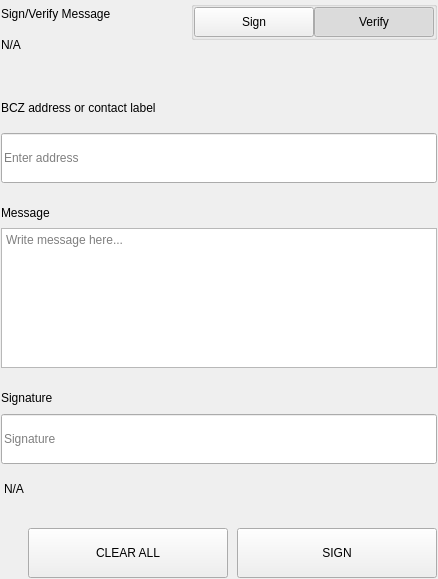
<?xml version="1.0" encoding="UTF-8"?>
<ui version="4.0">
 <class>SettingsSignMessageWidgets</class>
 <widget class="QWidget" name="SettingsSignMessageWidgets">
  <property name="geometry">
   <rect>
    <x>0</x>
    <y>0</y>
    <width>438</width>
    <height>579</height>
   </rect>
  </property>
  <property name="windowTitle">
   <string>Form</string>
  </property>
  <layout class="QVBoxLayout" name="verticalLayout">
   <property name="spacing">
    <number>0</number>
   </property>
   <property name="leftMargin">
    <number>0</number>
   </property>
   <property name="topMargin">
    <number>0</number>
   </property>
   <property name="rightMargin">
    <number>0</number>
   </property>
   <property name="bottomMargin">
    <number>0</number>
   </property>
   <item>
    <widget class="QWidget" name="left" native="true">
     <layout class="QVBoxLayout" name="verticalLayout_3">
      <property name="leftMargin">
       <number>0</number>
      </property>
      <property name="topMargin">
       <number>0</number>
      </property>
      <property name="rightMargin">
       <number>0</number>
      </property>
      <property name="bottomMargin">
       <number>0</number>
      </property>
      <item>
       <widget class="QWidget" name="container_sign" native="true">
        <layout class="QVBoxLayout" name="verticalLayout_2">
         <property name="spacing">
          <number>0</number>
         </property>
         <property name="leftMargin">
          <number>1</number>
         </property>
         <property name="topMargin">
          <number>1</number>
         </property>
         <property name="rightMargin">
          <number>1</number>
         </property>
         <property name="bottomMargin">
          <number>1</number>
         </property>
         <item>
          <layout class="QHBoxLayout" name="horizontalLayout_3" stretch="3,1">
           <property name="spacing">
            <number>40</number>
           </property>
           <item>
            <layout class="QVBoxLayout" name="verticalLayoutTitle">
             <property name="spacing">
              <number>5</number>
             </property>
             <item>
              <widget class="QLabel" name="labelTitle">
               <property name="text">
                <string>Sign/Verify Message</string>
               </property>
              </widget>
             </item>
             <item>
              <widget class="QLabel" name="labelSubtitle1">
               <property name="text">
                <string notr="true">N/A</string>
               </property>
               <property name="wordWrap">
                <bool>true</bool>
               </property>
              </widget>
             </item>
            </layout>
           </item>
           <item alignment="Qt::AlignRight|Qt::AlignTop">
            <widget class="QWidget" name="containerSwitch" native="true">
             <property name="styleSheet">
              <string notr="true">#containerSwitch{
	padding-top:9px;
}</string>
             </property>
             <layout class="QVBoxLayout" name="verticalLayout_6">
              <property name="spacing">
               <number>4</number>
              </property>
              <property name="leftMargin">
               <number>0</number>
              </property>
              <property name="topMargin">
               <number>0</number>
              </property>
              <property name="rightMargin">
               <number>0</number>
              </property>
              <property name="bottomMargin">
               <number>0</number>
              </property>
              <item alignment="Qt::AlignRight">
               <widget class="QGroupBox" name="groupBox">
                <property name="sizePolicy">
                 <sizepolicy hsizetype="Fixed" vsizetype="Preferred">
                  <horstretch>0</horstretch>
                  <verstretch>0</verstretch>
                 </sizepolicy>
                </property>
                <property name="title">
                 <string/>
                </property>
                <property name="alignment">
                 <set>Qt::AlignRight|Qt::AlignTop|Qt::AlignTrailing</set>
                </property>
                <layout class="QHBoxLayout" name="horizontalLayout_4">
                 <property name="spacing">
                  <number>0</number>
                 </property>
                 <property name="leftMargin">
                  <number>0</number>
                 </property>
                 <property name="topMargin">
                  <number>0</number>
                 </property>
                 <property name="rightMargin">
                  <number>0</number>
                 </property>
                 <property name="bottomMargin">
                  <number>0</number>
                 </property>
                 <item>
                  <widget class="QPushButton" name="pushSign">
                   <property name="minimumSize">
                    <size>
                     <width>120</width>
                     <height>30</height>
                    </size>
                   </property>
                   <property name="maximumSize">
                    <size>
                     <width>120</width>
                     <height>30</height>
                    </size>
                   </property>
                   <property name="focusPolicy">
                    <enum>Qt::NoFocus</enum>
                   </property>
                   <property name="text">
                    <string>Sign</string>
                   </property>
                   <property name="checkable">
                    <bool>true</bool>
                   </property>
                   <property name="autoExclusive">
                    <bool>true</bool>
                   </property>
                  </widget>
                 </item>
                 <item>
                  <widget class="QPushButton" name="pushVerify">
                   <property name="minimumSize">
                    <size>
                     <width>120</width>
                     <height>30</height>
                    </size>
                   </property>
                   <property name="maximumSize">
                    <size>
                     <width>120</width>
                     <height>30</height>
                    </size>
                   </property>
                   <property name="focusPolicy">
                    <enum>Qt::NoFocus</enum>
                   </property>
                   <property name="text">
                    <string>Verify</string>
                   </property>
                   <property name="checkable">
                    <bool>true</bool>
                   </property>
                   <property name="checked">
                    <bool>true</bool>
                   </property>
                   <property name="autoExclusive">
                    <bool>true</bool>
                   </property>
                  </widget>
                 </item>
                </layout>
               </widget>
              </item>
              <item alignment="Qt::AlignHCenter|Qt::AlignTop">
               <widget class="QLabel" name="labelSubtitleSwitch">
                <property name="text">
                 <string/>
                </property>
                <property name="alignment">
                 <set>Qt::AlignRight|Qt::AlignTrailing|Qt::AlignVCenter</set>
                </property>
               </widget>
              </item>
             </layout>
            </widget>
           </item>
          </layout>
         </item>
         <item>
          <spacer name="verticalSpacer_2">
           <property name="orientation">
            <enum>Qt::Vertical</enum>
           </property>
           <property name="sizeType">
            <enum>QSizePolicy::Fixed</enum>
           </property>
           <property name="sizeHint" stdset="0">
            <size>
             <width>20</width>
             <height>40</height>
            </size>
           </property>
          </spacer>
         </item>
         <item>
          <widget class="QWidget" name="containerAddress" native="true">
           <property name="sizePolicy">
            <sizepolicy hsizetype="Preferred" vsizetype="Fixed">
             <horstretch>0</horstretch>
             <verstretch>0</verstretch>
            </sizepolicy>
           </property>
           <layout class="QVBoxLayout" name="verticalLayout_5" stretch="0,0">
            <property name="spacing">
             <number>15</number>
            </property>
            <property name="leftMargin">
             <number>0</number>
            </property>
            <property name="topMargin">
             <number>0</number>
            </property>
            <property name="rightMargin">
             <number>0</number>
            </property>
            <property name="bottomMargin">
             <number>0</number>
            </property>
            <item>
             <widget class="QLabel" name="labelSubtitleAddress">
              <property name="minimumSize">
               <size>
                <width>0</width>
                <height>20</height>
               </size>
              </property>
              <property name="maximumSize">
               <size>
                <width>16777215</width>
                <height>20</height>
               </size>
              </property>
              <property name="text">
               <string>BCZ address or contact label</string>
              </property>
             </widget>
            </item>
            <item>
             <widget class="QLineEdit" name="addressIn_SM">
              <property name="minimumSize">
               <size>
                <width>0</width>
                <height>50</height>
               </size>
              </property>
              <property name="maximumSize">
               <size>
                <width>16777215</width>
                <height>50</height>
               </size>
              </property>
              <property name="placeholderText">
               <string>Enter address</string>
              </property>
             </widget>
            </item>
           </layout>
          </widget>
         </item>
         <item>
          <spacer name="verticalSpacer_3">
           <property name="orientation">
            <enum>Qt::Vertical</enum>
           </property>
           <property name="sizeType">
            <enum>QSizePolicy::Fixed</enum>
           </property>
           <property name="sizeHint" stdset="0">
            <size>
             <width>20</width>
             <height>20</height>
            </size>
           </property>
          </spacer>
         </item>
         <item>
          <layout class="QVBoxLayout" name="verticalLayout_9">
           <property name="spacing">
            <number>5</number>
           </property>
           <item>
            <widget class="QLabel" name="labelSubtitleMessage">
             <property name="minimumSize">
              <size>
               <width>0</width>
               <height>20</height>
              </size>
             </property>
             <property name="maximumSize">
              <size>
               <width>16777215</width>
               <height>20</height>
              </size>
             </property>
             <property name="text">
              <string>Message</string>
             </property>
            </widget>
           </item>
           <item>
            <widget class="QPlainTextEdit" name="messageIn_SM">
             <property name="minimumSize">
              <size>
               <width>0</width>
               <height>140</height>
              </size>
             </property>
             <property name="maximumSize">
              <size>
               <width>16777215</width>
               <height>140</height>
              </size>
             </property>
             <property name="placeholderText">
              <string>Write message here...</string>
             </property>
            </widget>
           </item>
          </layout>
         </item>
         <item>
          <spacer name="verticalSpacer_4">
           <property name="orientation">
            <enum>Qt::Vertical</enum>
           </property>
           <property name="sizeType">
            <enum>QSizePolicy::Fixed</enum>
           </property>
           <property name="sizeHint" stdset="0">
            <size>
             <width>20</width>
             <height>20</height>
            </size>
           </property>
          </spacer>
         </item>
         <item>
          <widget class="QWidget" name="widget" native="true">
           <property name="minimumSize">
            <size>
             <width>0</width>
             <height>75</height>
            </size>
           </property>
           <property name="maximumSize">
            <size>
             <width>16777215</width>
             <height>16777215</height>
            </size>
           </property>
           <layout class="QVBoxLayout" name="verticalLayout_4">
            <property name="leftMargin">
             <number>0</number>
            </property>
            <property name="topMargin">
             <number>0</number>
            </property>
            <property name="rightMargin">
             <number>0</number>
            </property>
            <property name="bottomMargin">
             <number>0</number>
            </property>
            <item>
             <widget class="QLabel" name="labelSubtitleSignature">
              <property name="minimumSize">
               <size>
                <width>0</width>
                <height>20</height>
               </size>
              </property>
              <property name="maximumSize">
               <size>
                <width>16777215</width>
                <height>20</height>
               </size>
              </property>
              <property name="text">
               <string>Signature</string>
              </property>
             </widget>
            </item>
            <item>
             <widget class="QLineEdit" name="signatureOut_SM">
              <property name="minimumSize">
               <size>
                <width>0</width>
                <height>50</height>
               </size>
              </property>
              <property name="placeholderText">
               <string>Signature</string>
              </property>
             </widget>
            </item>
           </layout>
          </widget>
         </item>
         <item>
          <widget class="QLabel" name="statusLabel_SM">
           <property name="styleSheet">
            <string notr="true">padding-top:5px;</string>
           </property>
           <property name="text">
            <string notr="true">N/A</string>
           </property>
          </widget>
         </item>
         <item>
          <spacer name="verticalSpacer">
           <property name="orientation">
            <enum>Qt::Vertical</enum>
           </property>
           <property name="sizeType">
            <enum>QSizePolicy::Fixed</enum>
           </property>
           <property name="sizeHint" stdset="0">
            <size>
             <width>20</width>
             <height>20</height>
            </size>
           </property>
          </spacer>
         </item>
         <item>
          <layout class="QHBoxLayout" name="horizontalLayout_7">
           <property name="spacing">
            <number>9</number>
           </property>
           <item>
            <spacer name="horizontalSpacer_5">
             <property name="orientation">
              <enum>Qt::Horizontal</enum>
             </property>
             <property name="sizeType">
              <enum>QSizePolicy::Expanding</enum>
             </property>
             <property name="sizeHint" stdset="0">
              <size>
               <width>40</width>
               <height>20</height>
              </size>
             </property>
            </spacer>
           </item>
           <item>
            <widget class="QPushButton" name="pushButtonClear">
             <property name="minimumSize">
              <size>
               <width>200</width>
               <height>50</height>
              </size>
             </property>
             <property name="focusPolicy">
              <enum>Qt::NoFocus</enum>
             </property>
             <property name="text">
              <string>CLEAR ALL</string>
             </property>
            </widget>
           </item>
           <item>
            <widget class="QPushButton" name="pushButtonSave">
             <property name="minimumSize">
              <size>
               <width>200</width>
               <height>50</height>
              </size>
             </property>
             <property name="maximumSize">
              <size>
               <width>200</width>
               <height>50</height>
              </size>
             </property>
             <property name="focusPolicy">
              <enum>Qt::NoFocus</enum>
             </property>
             <property name="text">
              <string>SIGN</string>
             </property>
            </widget>
           </item>
          </layout>
         </item>
        </layout>
       </widget>
      </item>
     </layout>
    </widget>
   </item>
  </layout>
 </widget>
 <resources/>
 <connections/>
</ui>
